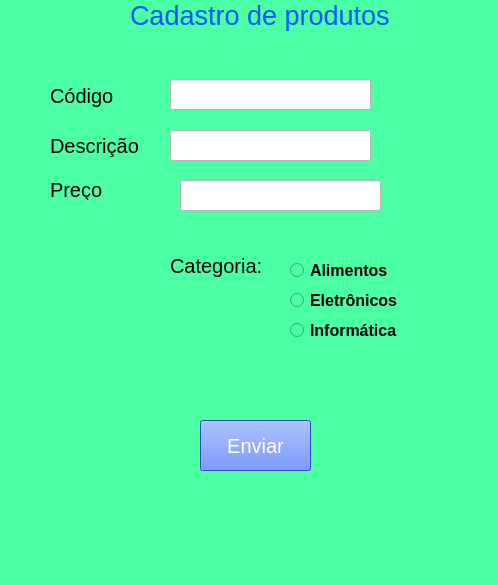
<?xml version="1.0" encoding="UTF-8"?>
<ui version="4.0">
 <class>MainWindow</class>
 <widget class="QMainWindow" name="MainWindow">
  <property name="geometry">
   <rect>
    <x>0</x>
    <y>0</y>
    <width>498</width>
    <height>585</height>
   </rect>
  </property>
  <property name="windowTitle">
   <string>MainWindow</string>
  </property>
  <property name="styleSheet">
   <string notr="true">background-color: rgb(75, 255, 165);
</string>
  </property>
  <widget class="QWidget" name="centralwidget">
   <widget class="QPushButton" name="pushButton">
    <property name="geometry">
     <rect>
      <x>200</x>
      <y>420</y>
      <width>111</width>
      <height>51</height>
     </rect>
    </property>
    <property name="font">
     <font>
      <pointsize>15</pointsize>
     </font>
    </property>
    <property name="styleSheet">
     <string notr="true">background-color: rgb(55, 102, 255);
color: rgb(255, 255, 255);</string>
    </property>
    <property name="text">
     <string>Enviar</string>
    </property>
   </widget>
   <widget class="QLabel" name="label">
    <property name="geometry">
     <rect>
      <x>50</x>
      <y>80</y>
      <width>81</width>
      <height>31</height>
     </rect>
    </property>
    <property name="font">
     <font>
      <pointsize>15</pointsize>
     </font>
    </property>
    <property name="text">
     <string>Código</string>
    </property>
   </widget>
   <widget class="QLabel" name="label_2">
    <property name="geometry">
     <rect>
      <x>50</x>
      <y>130</y>
      <width>91</width>
      <height>31</height>
     </rect>
    </property>
    <property name="font">
     <font>
      <pointsize>15</pointsize>
     </font>
    </property>
    <property name="text">
     <string>Descrição</string>
    </property>
   </widget>
   <widget class="QLabel" name="label_3">
    <property name="geometry">
     <rect>
      <x>50</x>
      <y>180</y>
      <width>71</width>
      <height>20</height>
     </rect>
    </property>
    <property name="font">
     <font>
      <pointsize>15</pointsize>
     </font>
    </property>
    <property name="text">
     <string>Preço</string>
    </property>
   </widget>
   <widget class="QLineEdit" name="lineEdit">
    <property name="geometry">
     <rect>
      <x>170</x>
      <y>79</y>
      <width>201</width>
      <height>31</height>
     </rect>
    </property>
    <property name="font">
     <font>
      <pointsize>12</pointsize>
     </font>
    </property>
    <property name="styleSheet">
     <string notr="true">background-color: rgb(255, 255, 255);</string>
    </property>
   </widget>
   <widget class="QLineEdit" name="lineEdit_2">
    <property name="geometry">
     <rect>
      <x>170</x>
      <y>130</y>
      <width>201</width>
      <height>31</height>
     </rect>
    </property>
    <property name="font">
     <font>
      <pointsize>12</pointsize>
     </font>
    </property>
    <property name="styleSheet">
     <string notr="true">background-color: rgb(255, 255, 255);</string>
    </property>
   </widget>
   <widget class="QLineEdit" name="lineEdit_3">
    <property name="geometry">
     <rect>
      <x>180</x>
      <y>180</y>
      <width>201</width>
      <height>31</height>
     </rect>
    </property>
    <property name="font">
     <font>
      <pointsize>12</pointsize>
     </font>
    </property>
    <property name="styleSheet">
     <string notr="true">background-color: rgb(255, 255, 255);</string>
    </property>
   </widget>
   <widget class="QRadioButton" name="radioButton">
    <property name="geometry">
     <rect>
      <x>290</x>
      <y>290</y>
      <width>111</width>
      <height>21</height>
     </rect>
    </property>
    <property name="font">
     <font>
      <pointsize>12</pointsize>
      <weight>75</weight>
      <bold>true</bold>
     </font>
    </property>
    <property name="text">
     <string>Eletrônicos</string>
    </property>
   </widget>
   <widget class="QRadioButton" name="radioButton_2">
    <property name="geometry">
     <rect>
      <x>290</x>
      <y>320</y>
      <width>121</width>
      <height>21</height>
     </rect>
    </property>
    <property name="font">
     <font>
      <pointsize>12</pointsize>
      <weight>75</weight>
      <bold>true</bold>
     </font>
    </property>
    <property name="text">
     <string>Informática</string>
    </property>
   </widget>
   <widget class="QRadioButton" name="radioButton_3">
    <property name="geometry">
     <rect>
      <x>290</x>
      <y>260</y>
      <width>101</width>
      <height>21</height>
     </rect>
    </property>
    <property name="font">
     <font>
      <pointsize>12</pointsize>
      <weight>75</weight>
      <bold>true</bold>
     </font>
    </property>
    <property name="text">
     <string>Alimentos</string>
    </property>
   </widget>
   <widget class="QLabel" name="label_4">
    <property name="geometry">
     <rect>
      <x>130</x>
      <y>0</y>
      <width>271</width>
      <height>31</height>
     </rect>
    </property>
    <property name="font">
     <font>
      <pointsize>20</pointsize>
     </font>
    </property>
    <property name="styleSheet">
     <string notr="true">color: rgb(0, 85, 255);</string>
    </property>
    <property name="text">
     <string>Cadastro de produtos</string>
    </property>
   </widget>
   <widget class="QLabel" name="label_5">
    <property name="geometry">
     <rect>
      <x>170</x>
      <y>250</y>
      <width>101</width>
      <height>31</height>
     </rect>
    </property>
    <property name="font">
     <font>
      <pointsize>15</pointsize>
     </font>
    </property>
    <property name="text">
     <string>Categoria:</string>
    </property>
   </widget>
  </widget>
  <widget class="QMenuBar" name="menubar">
   <property name="geometry">
    <rect>
     <x>0</x>
     <y>0</y>
     <width>498</width>
     <height>21</height>
    </rect>
   </property>
  </widget>
  <widget class="QStatusBar" name="statusbar"/>
 </widget>
 <resources/>
 <connections/>
</ui>
